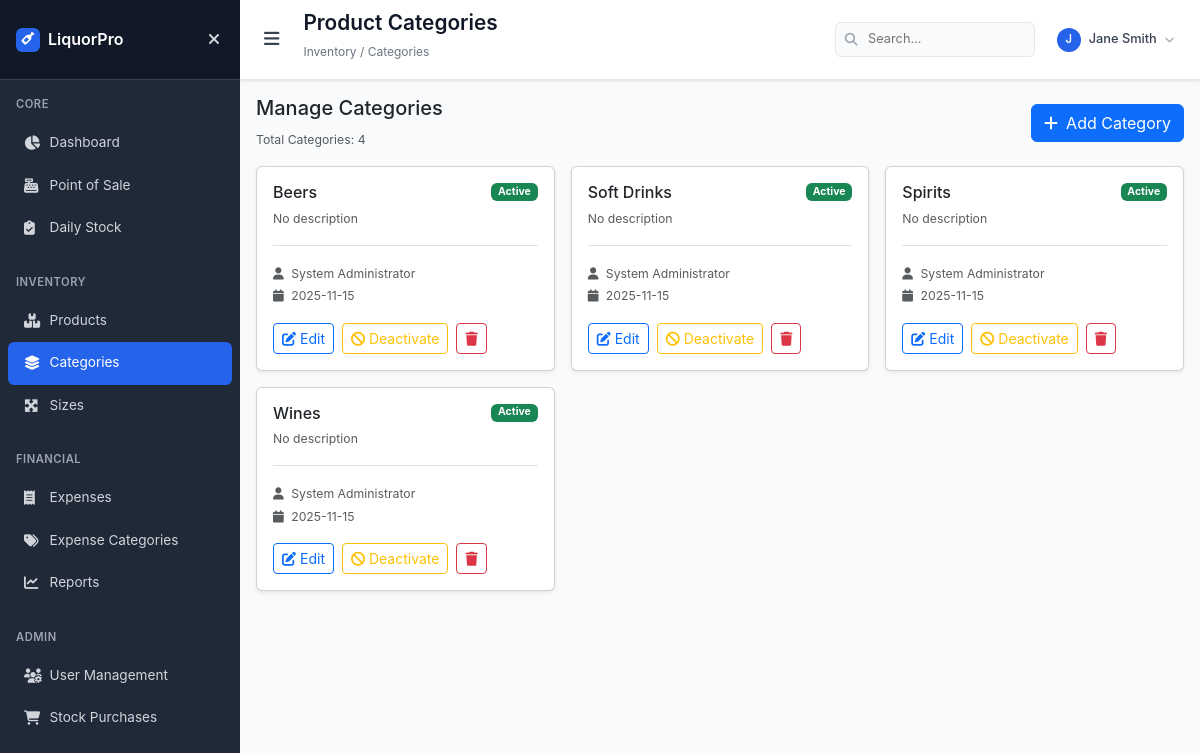
/categories (signed in), run on the app's committed database.
### models.py (models this page shows, shortened)
class User(db.Model):
    id = db.Column(db.Integer, primary_key=True)
    username = db.Column(db.String(80), unique=True, nullable=False, index=True)
    email = db.Column(db.String(120), unique=True, nullable=False, index=True)
    password_hash = db.Column(db.String(128), nullable=False)
    full_name = db.Column(db.String(100), nullable=False)
    role = db.Column(db.String(20), nullable=False, default='attendant', index=True)
    is_active = db.Column(db.Boolean, default=True, index=True)
    created_at = db.Column(db.DateTime, default=datetime.utcnow)
    last_login = db.Column(db.DateTime)

class Category(db.Model):
    id = db.Column(db.Integer, primary_key=True)
    name = db.Column(db.String(50), unique=True, nullable=False, index=True)
    description = db.Column(db.String(200), nullable=True)
    is_active = db.Column(db.Boolean, default=True, index=True)
    created_at = db.Column(db.DateTime, default=datetime.utcnow)
    created_by = db.Column(db.Integer, db.ForeignKey('user.id'), nullable=True)
    creator = db.relationship('User', backref=db.backref('created_categories', lazy=True))

### app.py (the view)
@app.route('/categories')
@admin_required
def categories():
    categories = Category.query.order_by(Category.name).all()
    return render_template('categories/categories.html', categories=categories)

### templates/categories/categories.html (shortened to what this page needs)
{% extends "base.html" %}
{% block page_title %}Product Categories{% endblock %}
{% block breadcrumb %}Inventory / Categories{% endblock %}
{% block content %}
<div class="row mb-3">
    <div class="col-12">
        <div class="d-flex justify-content-between align-items-center">
            <div>
                <h5>Manage Categories</h5>
                <small class="text-muted">Total Categories: {{ categories|length }}</small>
            </div>
            <a href="{{ url_for('add_category') }}" class="btn btn-primary">
                <i class="fas fa-plus me-2"></i>Add Category
            </a>
        </div>
    </div>
</div>
<div class="row g-3">
    {% for category in categories %}
    <div class="col-md-6 col-lg-4">
        <div class="card shadow-sm h-100">
            <div class="card-body">
                <div class="d-flex justify-content-between align-items-start mb-2">
                    <div>
                        <h6 class="mb-1">{{ category.name }}</h6>
                        <small class="text-muted">
                            {% if category.description %}
                            {{ category.description }}
                            {% else %}
                            No description
                            {% endif %}
                        </small>
                    </div>
                    {% if category.is_active %}
                    <span class="badge bg-success">Active</span>
                    {% else %}
                    <span class="badge bg-secondary">Inactive</span>
                    {% endif %}
                </div>
                <div class="mt-3 pt-3 border-top">
                    <small class="text-muted">
                        <i class="fas fa-user me-1"></i>
                        {% if category.creator %}{{ category.creator.full_name }}{% else %}System{% endif %}
                    </small>
                    <br>
                    <small class="text-muted">
                        <i class="fas fa-calendar me-1"></i>
                        {{ category.created_at.strftime('%Y-%m-%d') if category.created_at else 'N/A' }}
                    </small>
                </div>
                <div class="mt-3 d-flex gap-2">
                    <a href="{{ url_for('edit_category', category_id=category.id) }}" class="btn btn-sm btn-outline-primary">
                        <i class="fas fa-edit me-1"></i>Edit
                    </a>
                    <form method="POST" action="{{ url_for('toggle_category_status', category_id=category.id) }}" style="display: inline;">
                        {% if category.is_active %}
                        <button type="submit" class="btn btn-sm btn-outline-warning" onclick="return confirm('Deactivate this category? Products in this category will not be available for sale.')">
                            <i class="fas fa-ban me-1"></i>Deactivate
                        </button>
                        {% else %}
                        <button type="submit" class="btn btn-sm btn-outline-success" onclick="return confirm('Activate this category?')">
                            <i class="fas fa-check me-1"></i>Activate
                        </button>
                        {% endif %}
                    </form>
                    <form method="POST" action="{{ url_for('delete_category', category_id=category.id) }}" style="display: inline;">
                        <button type="submit" class="btn btn-sm btn-outline-danger" onclick="return confirm('Are you sure you want to delete this category? This action cannot be undone!')">
                            <i class="fas fa-trash"></i>
                        </button>
                    </form>
                </div>
            </div>
        </div>
    </div>
    {% endfor %}
</div>
{% endblock %}

### templates/base.html (shortened to what this page needs)
<!DOCTYPE html>
<html lang="en">
<head>
    <link href="https://cdnjs.cloudflare.com/ajax/libs/bootstrap/5.3.2/css/bootstrap.min.css" rel="stylesheet">
    <link href="https://cdnjs.cloudflare.com/ajax/libs/font-awesome/6.4.0/css/all.min.css" rel="stylesheet">
</head>
<body>
    <nav class="sidebar" id="sidebar">
        <div class="sidebar-header">
            <a href="{{ url_for('dashboard') }}" class="logo">
                <div class="logo-icon">
                    <i class="fas fa-wine-bottle"></i>
                </div>
                <span>LiquorPro</span>
            </a>
            <button class="close-btn" id="closeSidebar" aria-label="Close sidebar">
                <i class="fas fa-times"></i>
            </button>
        </div>
        <div class="nav-menu">
            <div class="nav-section">
                <div class="nav-title">Core</div>
                <a href="{{ url_for('dashboard') }}" class="nav-link {{ 'active' if request.endpoint == 'dashboard' }}">
                    <i class="fas fa-chart-pie nav-icon"></i>
                    <span>Dashboard</span>
                </a>
                <a href="{{ url_for('sales') }}" class="nav-link {{ 'active' if 'sales' in request.endpoint }}">
                    <i class="fas fa-cash-register nav-icon"></i>
                    <span>Point of Sale</span>
                </a>
                <a href="{{ url_for('daily_stock') }}" class="nav-link {{ 'active' if 'daily_stock' in request.endpoint or 'stock_purchases' in request.endpoint }}">
                    <i class="fas fa-clipboard-check nav-icon"></i>
                    <span>Daily Stock</span>
                </a>
            </div>
            {% if current_user and current_user.role in ['admin', 'manager'] %}
            <div class="nav-section">
                <div class="nav-title">Inventory</div>
                <a href="{{ url_for('products') }}" class="nav-link {{ 'active' if 'products' in request.endpoint or 'product_variants' in request.endpoint or 'add_variant' in request.endpoint or 'edit_variant' in request.endpoint }}">
                    <i class="fas fa-boxes nav-icon"></i>
                    <span>Products</span>
                </a>
                <a href="{{ url_for('categories') }}" class="nav-link {{ 'active' if 'categories' in request.endpoint or 'add_category' in request.endpoint }}">
                    <i class="fas fa-layer-group nav-icon"></i>
                    <span>Categories</span>
                </a>
                <a href="{{ url_for('sizes') }}" class="nav-link {{ 'active' if 'sizes' in request.endpoint or 'add_size' in request.endpoint }}">
                    <i class="fas fa-expand-arrows-alt nav-icon"></i>
                    <span>Sizes</span>
                </a>
            </div>
            {% endif %}
            <div class="nav-section">
                <div class="nav-title">Financial</div>
                <a href="{{ url_for('expenses') }}" class="nav-link {{ 'active' if 'expenses' in request.endpoint or 'add_expense' in request.endpoint or 'edit_expense' in request.endpoint }}">
                    <i class="fas fa-receipt nav-icon"></i>
                    <span>Expenses</span>
                </a>
                {% if current_user and current_user.role in ['admin', 'manager'] %}
                <a href="{{ url_for('expense_categories') }}" class="nav-link {{ 'active' if 'expense_categories' in request.endpoint or 'add_expense_category' in request.endpoint or 'edit_expense_category' in request.endpoint }}">
                    <i class="fas fa-tags nav-icon"></i>
                    <span>Expense Categories</span>
                </a>
                {% endif %}
                <a href="{{ url_for('reports') }}" class="nav-link {{ 'active' if 'reports' in request.endpoint or 'purchase_report' in request.endpoint }}">
                    <i class="fas fa-chart-line nav-icon"></i>
                    <span>Reports</span>
                </a>
            </div>
            {% if current_user and current_user.role in ['admin', 'manager'] %}
            <div class="nav-section">
                <div class="nav-title">Admin</div>
                <a href="{{ url_for('users') }}" class="nav-link {{ 'active' if 'users' in request.endpoint or 'add_user' in request.endpoint }}">
                    <i class="fas fa-users-cog nav-icon"></i>
                    <span>User Management</span>
                </a>
                <a href="{{ url_for('stock_purchases') }}" class="nav-link {{ 'active' if 'stock_purchases' in request.endpoint or 'add_stock_purchase' in request.endpoint or 'edit_stock_purchase' in request.endpoint }}">
                    <i class="fas fa-shopping-cart nav-icon"></i>
                    <span>Stock Purchases</span>
                </a>
            </div>
            {% endif %}
        </div>
    </nav>
    <div class="main-wrapper" id="mainWrapper">
        <header class="main-header">
            <div class="header-left">
                <button class="menu-btn" id="menuBtn" aria-label="Toggle menu">
                    <i class="fas fa-bars"></i>
                </button>
                <div class="page-info">
                    <h1>{% block page_title %}Dashboard{% endblock %}</h1>
                    <div class="breadcrumb">{% block breadcrumb %}Home / Dashboard{% endblock %}</div>
                </div>
            </div>
            <div class="header-right">
                <div class="search-container">
                    <input type="text" class="search-input" placeholder="Search..." aria-label="Search">
                    <i class="fas fa-search search-icon"></i>
                </div>
                <div class="user-menu">
                    <button class="user-btn" id="userBtn" aria-label="User menu">
                        <div class="user-avatar">{{ current_user.full_name[0].upper() if current_user and current_user.full_name else 'U' }}</div>
                        <span class="user-name">{{ current_user.full_name if current_user and current_user.full_name else (current_user.username if current_user else 'User') }}</span>
                        <i class="fas fa-chevron-down" style="font-size: 0.6rem; color: #9ca3af;"></i>
                    </button>
                </div>
            </div>
        </header>
        <main class="content">
            {% block content %}{% endblock %}
        </main>
    </div>
</body>
</html>

### data on the page
User: full_name "J", full_name "Jane Smith"
Category: name "Beers", shows "No description", is_active "Active", creator.full_name "System Administrator", created_at "2025-11-15"
Category: name "Soft Drinks", shows "No description", is_active "Active", creator.full_name "System Administrator", created_at "2025-11-15"
Category: name "Spirits", shows "No description", is_active "Active", creator.full_name "System Administrator", created_at "2025-11-15"
Category: name "Wines", shows "No description", is_active "Active", creator.full_name "System Administrator", created_at "2025-11-15"

### other printed values
{{ categories|length }} "4"
